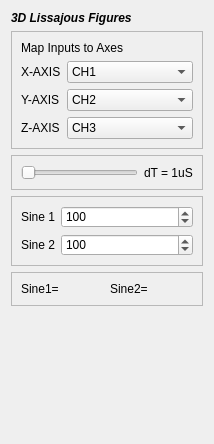
<?xml version="1.0" encoding="UTF-8"?>
<ui version="4.0">
 <class>Form</class>
 <widget class="QWidget" name="Form">
  <property name="geometry">
   <rect>
    <x>0</x>
    <y>0</y>
    <width>214</width>
    <height>444</height>
   </rect>
  </property>
  <property name="windowTitle">
   <string>Form</string>
  </property>
  <layout class="QVBoxLayout" name="verticalLayout">
   <item>
    <widget class="QLabel" name="label_5">
     <property name="font">
      <font>
       <weight>75</weight>
       <italic>true</italic>
       <bold>true</bold>
      </font>
     </property>
     <property name="text">
      <string>3D Lissajous Figures</string>
     </property>
    </widget>
   </item>
   <item>
    <widget class="QFrame" name="frame">
     <property name="sizePolicy">
      <sizepolicy hsizetype="Preferred" vsizetype="Maximum">
       <horstretch>0</horstretch>
       <verstretch>0</verstretch>
      </sizepolicy>
     </property>
     <property name="frameShape">
      <enum>QFrame::StyledPanel</enum>
     </property>
     <property name="frameShadow">
      <enum>QFrame::Raised</enum>
     </property>
     <layout class="QFormLayout" name="formLayout">
      <item row="2" column="0">
       <widget class="QLabel" name="label_2">
        <property name="text">
         <string>Y-AXIS</string>
        </property>
       </widget>
      </item>
      <item row="2" column="1">
       <widget class="QComboBox" name="comboBox_2">
        <property name="currentIndex">
         <number>1</number>
        </property>
        <item>
         <property name="text">
          <string>CH1</string>
         </property>
        </item>
        <item>
         <property name="text">
          <string>CH2</string>
         </property>
        </item>
        <item>
         <property name="text">
          <string>CH3</string>
         </property>
        </item>
        <item>
         <property name="text">
          <string>CH4</string>
         </property>
        </item>
       </widget>
      </item>
      <item row="1" column="0">
       <widget class="QLabel" name="label">
        <property name="text">
         <string>X-AXIS</string>
        </property>
       </widget>
      </item>
      <item row="1" column="1">
       <widget class="QComboBox" name="comboBox">
        <item>
         <property name="text">
          <string>CH1</string>
         </property>
        </item>
        <item>
         <property name="text">
          <string>CH2</string>
         </property>
        </item>
        <item>
         <property name="text">
          <string>CH3</string>
         </property>
        </item>
        <item>
         <property name="text">
          <string>CH4</string>
         </property>
        </item>
       </widget>
      </item>
      <item row="3" column="0">
       <widget class="QLabel" name="label_3">
        <property name="text">
         <string>Z-AXIS</string>
        </property>
       </widget>
      </item>
      <item row="3" column="1">
       <widget class="QComboBox" name="comboBox_3">
        <property name="currentIndex">
         <number>2</number>
        </property>
        <item>
         <property name="text">
          <string>CH1</string>
         </property>
        </item>
        <item>
         <property name="text">
          <string>CH2</string>
         </property>
        </item>
        <item>
         <property name="text">
          <string>CH3</string>
         </property>
        </item>
        <item>
         <property name="text">
          <string>CH4</string>
         </property>
        </item>
       </widget>
      </item>
      <item row="0" column="0" colspan="2">
       <widget class="QLabel" name="label_4">
        <property name="text">
         <string>Map Inputs to Axes</string>
        </property>
       </widget>
      </item>
     </layout>
    </widget>
   </item>
   <item>
    <widget class="QFrame" name="frame_4">
     <property name="frameShape">
      <enum>QFrame::StyledPanel</enum>
     </property>
     <property name="frameShadow">
      <enum>QFrame::Raised</enum>
     </property>
     <layout class="QHBoxLayout" name="horizontalLayout_2">
      <item>
       <widget class="QSlider" name="horizontalSlider">
        <property name="minimum">
         <number>1</number>
        </property>
        <property name="maximum">
         <number>200</number>
        </property>
        <property name="orientation">
         <enum>Qt::Horizontal</enum>
        </property>
       </widget>
      </item>
      <item>
       <widget class="QLabel" name="tgLabel">
        <property name="text">
         <string>dT = 1uS</string>
        </property>
       </widget>
      </item>
     </layout>
    </widget>
   </item>
   <item>
    <widget class="QFrame" name="frame_2">
     <property name="styleSheet">
      <string notr="true">color: rgb(0, 0, 0);</string>
     </property>
     <property name="frameShape">
      <enum>QFrame::StyledPanel</enum>
     </property>
     <property name="frameShadow">
      <enum>QFrame::Raised</enum>
     </property>
     <layout class="QFormLayout" name="formLayout_2">
      <item row="0" column="0">
       <widget class="QLabel" name="label_6">
        <property name="text">
         <string>Sine 1</string>
        </property>
       </widget>
      </item>
      <item row="1" column="0">
       <widget class="QLabel" name="label_7">
        <property name="text">
         <string>Sine 2</string>
        </property>
       </widget>
      </item>
      <item row="0" column="1">
       <widget class="QSpinBox" name="spinBox">
        <property name="minimum">
         <number>50</number>
        </property>
        <property name="maximum">
         <number>5000</number>
        </property>
        <property name="value">
         <number>100</number>
        </property>
       </widget>
      </item>
      <item row="1" column="1">
       <widget class="QSpinBox" name="spinBox_2">
        <property name="minimum">
         <number>50</number>
        </property>
        <property name="maximum">
         <number>5000</number>
        </property>
        <property name="value">
         <number>100</number>
        </property>
       </widget>
      </item>
     </layout>
    </widget>
   </item>
   <item>
    <widget class="QFrame" name="frame_3">
     <property name="frameShape">
      <enum>QFrame::StyledPanel</enum>
     </property>
     <property name="frameShadow">
      <enum>QFrame::Raised</enum>
     </property>
     <layout class="QHBoxLayout" name="horizontalLayout">
      <item>
       <widget class="QLabel" name="sine1Label">
        <property name="text">
         <string>Sine1=</string>
        </property>
       </widget>
      </item>
      <item>
       <widget class="QLabel" name="sine2Label">
        <property name="text">
         <string>Sine2=</string>
        </property>
       </widget>
      </item>
     </layout>
    </widget>
   </item>
   <item>
    <spacer name="verticalSpacer">
     <property name="orientation">
      <enum>Qt::Vertical</enum>
     </property>
     <property name="sizeHint" stdset="0">
      <size>
       <width>20</width>
       <height>40</height>
      </size>
     </property>
    </spacer>
   </item>
  </layout>
 </widget>
 <resources/>
 <connections>
  <connection>
   <sender>spinBox</sender>
   <signal>valueChanged(int)</signal>
   <receiver>Form</receiver>
   <slot>setSine1(int)</slot>
   <hints>
    <hint type="sourcelabel">
     <x>191</x>
     <y>257</y>
    </hint>
    <hint type="destinationlabel">
     <x>210</x>
     <y>201</y>
    </hint>
   </hints>
  </connection>
  <connection>
   <sender>spinBox_2</sender>
   <signal>valueChanged(int)</signal>
   <receiver>Form</receiver>
   <slot>setSine2(int)</slot>
   <hints>
    <hint type="sourcelabel">
     <x>174</x>
     <y>280</y>
    </hint>
    <hint type="destinationlabel">
     <x>210</x>
     <y>269</y>
    </hint>
   </hints>
  </connection>
  <connection>
   <sender>horizontalSlider</sender>
   <signal>valueChanged(int)</signal>
   <receiver>Form</receiver>
   <slot>setTimegap(int)</slot>
   <hints>
    <hint type="sourcelabel">
     <x>31</x>
     <y>196</y>
    </hint>
    <hint type="destinationlabel">
     <x>6</x>
     <y>211</y>
    </hint>
   </hints>
  </connection>
  <connection>
   <sender>comboBox</sender>
   <signal>currentIndexChanged(int)</signal>
   <receiver>Form</receiver>
   <slot>setXchan(int)</slot>
   <hints>
    <hint type="sourcelabel">
     <x>167</x>
     <y>84</y>
    </hint>
    <hint type="destinationlabel">
     <x>208</x>
     <y>61</y>
    </hint>
   </hints>
  </connection>
  <connection>
   <sender>comboBox_2</sender>
   <signal>currentIndexChanged(int)</signal>
   <receiver>Form</receiver>
   <slot>setYchan(int)</slot>
   <hints>
    <hint type="sourcelabel">
     <x>155</x>
     <y>107</y>
    </hint>
    <hint type="destinationlabel">
     <x>212</x>
     <y>116</y>
    </hint>
   </hints>
  </connection>
  <connection>
   <sender>comboBox_3</sender>
   <signal>currentIndexChanged(int)</signal>
   <receiver>Form</receiver>
   <slot>setZchan(int)</slot>
   <hints>
    <hint type="sourcelabel">
     <x>132</x>
     <y>139</y>
    </hint>
    <hint type="destinationlabel">
     <x>211</x>
     <y>161</y>
    </hint>
   </hints>
  </connection>
 </connections>
 <slots>
  <slot>setSine1(int)</slot>
  <slot>setSine2(int)</slot>
  <slot>setTimegap(int)</slot>
  <slot>setXchan(int)</slot>
  <slot>setYchan(int)</slot>
  <slot>setZchan(int)</slot>
 </slots>
</ui>
